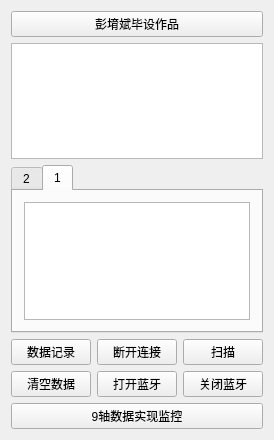
<?xml version="1.0" encoding="UTF-8"?>
<ui version="4.0">
 <class>MainWindow</class>
 <widget class="QMainWindow" name="MainWindow">
  <property name="geometry">
   <rect>
    <x>0</x>
    <y>0</y>
    <width>263</width>
    <height>440</height>
   </rect>
  </property>
  <property name="windowTitle">
   <string>MainWindow</string>
  </property>
  <widget class="QWidget" name="centralWidget">
   <layout class="QVBoxLayout" name="verticalLayout_2">
    <item>
     <widget class="QPushButton" name="headButton">
      <property name="text">
       <string>彭堉斌毕设作品</string>
      </property>
     </widget>
    </item>
    <item>
     <widget class="QListWidget" name="list">
      <property name="maximumSize">
       <size>
        <width>16777215</width>
        <height>16777215</height>
       </size>
      </property>
     </widget>
    </item>
    <item>
     <widget class="QTabWidget" name="tabWidget">
      <property name="currentIndex">
       <number>1</number>
      </property>
      <widget class="QWidget" name="tab_2">
       <attribute name="title">
        <string>2</string>
       </attribute>
      </widget>
      <widget class="QWidget" name="tab">
       <attribute name="title">
        <string>1</string>
       </attribute>
       <layout class="QVBoxLayout" name="verticalLayout_3">
        <item>
         <widget class="QTextBrowser" name="textBrowser"/>
        </item>
       </layout>
      </widget>
     </widget>
    </item>
    <item>
     <layout class="QVBoxLayout" name="verticalLayout">
      <item>
       <layout class="QHBoxLayout" name="horizontalLayout">
        <item>
         <widget class="QPushButton" name="recordButton">
          <property name="text">
           <string>数据记录</string>
          </property>
         </widget>
        </item>
        <item>
         <widget class="QPushButton" name="breakButton">
          <property name="text">
           <string>断开连接</string>
          </property>
         </widget>
        </item>
        <item>
         <widget class="QPushButton" name="scanButton">
          <property name="text">
           <string>扫描</string>
          </property>
         </widget>
        </item>
       </layout>
      </item>
      <item>
       <layout class="QHBoxLayout" name="horizontalLayout_2">
        <item>
         <widget class="QPushButton" name="clearButton">
          <property name="text">
           <string>清空数据</string>
          </property>
         </widget>
        </item>
        <item>
         <widget class="QPushButton" name="openButton">
          <property name="text">
           <string>打开蓝牙</string>
          </property>
         </widget>
        </item>
        <item>
         <widget class="QPushButton" name="closeButton">
          <property name="text">
           <string>关闭蓝牙</string>
          </property>
         </widget>
        </item>
       </layout>
      </item>
     </layout>
    </item>
    <item>
     <widget class="QPushButton" name="pushButton">
      <property name="text">
       <string>9轴数据实现监控</string>
      </property>
     </widget>
    </item>
   </layout>
  </widget>
 </widget>
 <layoutdefault spacing="6" margin="11"/>
 <resources/>
 <connections/>
</ui>
